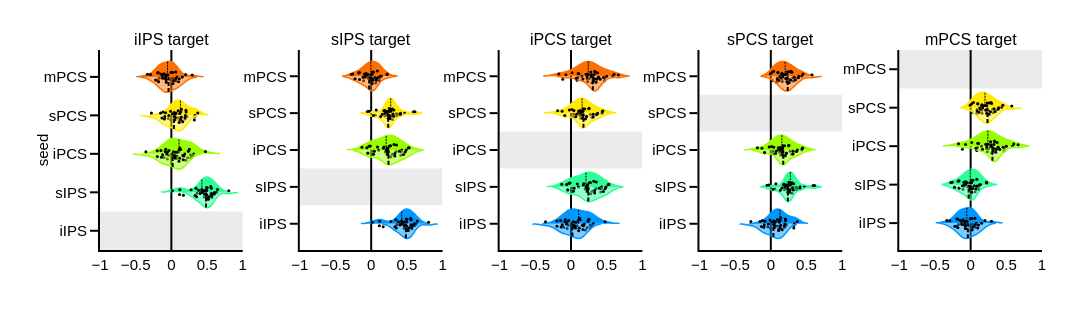

This figure's notebook cell:
### Code cell
fig = prf_contra_corr_violins_plot(cor_r_lh_df=cor_r_lh_df, cor_r_rh_df=cor_r_rh_df, figure_info=analysis_info)

fig_dir = '/Users/uriel/Library/CloudStorage/Dropbox/retinomaps/figures/material/resting_state/violins'
fig_fn = "{}/{}_violons.pdf".format(fig_dir, corr_type)
fig.write_image(fig_fn)
fig.show()

### Figure 1 — Plotly figure (JSON) as saved in the notebook; plotly's stock layout.template omitted (floating-point values rounded to 4 significant figures)
{"data": [{"fillcolor": "rgba(44,255,150,1)", "jitter": 0.5, "line": {"color": "rgb(44, 255, 150)"}, "marker": {"color": "black", "size": 3}, "meanline": {"color": "black", "visible": true, "width": 1}, "name": "sIPS", "orientation": "h", "pointpos": 0, "points": "all", "scalemode": "width", "showlegend": false, "side": "positive", "type": "violin", "x": [0.6053, 0.5522, 0.5053, 0.446, 0.4104, 0.4619, 0.1689, 0.4924, 0.1148, 0.6459, 0.5695, 0.3815, 0.3599, 0.4607, 0.5533, 0.0144, 0.5387, 0.1191, 0.4785, 0.6324, 0.4702], "xaxis": "x", "y": ["sIPS", "sIPS", "sIPS", "sIPS", "sIPS", "sIPS", "sIPS", "sIPS", "sIPS", "sIPS", "sIPS", "sIPS", "sIPS", "sIPS", "sIPS", "sIPS", "sIPS", "sIPS", "sIPS", "sIPS", "sIPS"], "yaxis": "y"}, {"fillcolor": "rgba(44,255,150,0.5)", "jitter": 0.5, "line": {"color": "rgb(44, 255, 150)"}, "marker": {"color": "black", "size": 3}, "meanline": {"color": "black", "visible": true, "width": 2}, "name": "sIPS", "orientation": "h", "pointpos": 0, "points": "all", "scalemode": "width", "showlegend": false, "side": "negative", "type": "violin", "x": [0.5676, 0.5932, 0.3322, 0.5623, 0.4677, 0.4354, 0.5609, 0.4404, 0.4031, 0.5283, 0.5201, 0.4964, 0.4254, 0.6054, 0.2761, 0.4942, 0.8044, 0.5032, 0.3524, 0.3446, 0.4953], "xaxis": "x", "y": ["sIPS", "sIPS", "sIPS", "sIPS", "sIPS", "sIPS", "sIPS", "sIPS", "sIPS", "sIPS", "sIPS", "sIPS", "sIPS", "sIPS", "sIPS", "sIPS", "sIPS", "sIPS", "sIPS", "sIPS", "sIPS"], "yaxis": "y"}, {"fillcolor": "rgba(151,255,0,1)", "jitter": 0.5, "line": {"color": "rgb(151, 255, 0)"}, "marker": {"color": "black", "size": 3}, "meanline": {"color": "black", "visible": true, "width": 1}, "name": "iPCS", "orientation": "h", "pointpos": 0, "points": "all", "scalemode": "width", "showlegend": false, "side": "positive", "type": "violin", "x": [0.1287, -0.0328, 0.3129, -0.1973, 0.2013, 0.0827, 0.2514, 0.0719, 0.2677, 0.0308, -0.0382, -0.055, 0.0085, 0.0455, 0.2276, 0.4776, -0.1018, 0.2944, 0.2743, -0.0787, 0.0773], "xaxis": "x", "y": ["iPCS", "iPCS", "iPCS", "iPCS", "iPCS", "iPCS", "iPCS", "iPCS", "iPCS", "iPCS", "iPCS", "iPCS", "iPCS", "iPCS", "iPCS", "iPCS", "iPCS", "iPCS", "iPCS", "iPCS", "iPCS"], "yaxis": "y"}, {"fillcolor": "rgba(151,255,0,0.5)", "jitter": 0.5, "line": {"color": "rgb(151, 255, 0)"}, "marker": {"color": "black", "size": 3}, "meanline": {"color": "black", "visible": true, "width": 2}, "name": "iPCS", "orientation": "h", "pointpos": 0, "points": "all", "scalemode": "width", "showlegend": false, "side": "negative", "type": "violin", "x": [-0.1468, -0.1966, 0.0323, 0.1066, 0.117, 0.2387, 0.1873, 0.0542, -0.123, 0.1597, -0.0864, 0.1754, -0.0564, -0.1388, 0.1074, 0.1669, -0.3569, 0.0505, -0.0655, 0.1193, 0.0524], "xaxis": "x", "y": ["iPCS", "iPCS", "iPCS", "iPCS", "iPCS", "iPCS", "iPCS", "iPCS", "iPCS", "iPCS", "iPCS", "iPCS", "iPCS", "iPCS", "iPCS", "iPCS", "iPCS", "iPCS", "iPCS", "iPCS", "iPCS"], "yaxis": "y"}, {"fillcolor": "rgba(255,234,0,1)", "jitter": 0.5, "line": {"color": "rgb(255, 234, 0)"}, "marker": {"color": "black", "size": 3}, "meanline": {"color": "black", "visible": true, "width": 1}, "name": "sPCS", "orientation": "h", "pointpos": 0, "points": "all", "scalemode": "width", "showlegend": false, "side": "positive", "type": "violin", "x": [-0.1517, -0.0431, 0.0891, 0.1311, 0.0402, 0.2182, 0.37, 0.1914, 0.3232, 0.0485, -0.0075, 0.1096, 0.151, 0.2046, -0.0104, 0.3314, 0.0423, 0.3219, 0.1231, 0.0648, 0.1164], "xaxis": "x", "y": ["sPCS", "sPCS", "sPCS", "sPCS", "sPCS", "sPCS", "sPCS", "sPCS", "sPCS", "sPCS", "sPCS", "sPCS", "sPCS", "sPCS", "sPCS", "sPCS", "sPCS", "sPCS", "sPCS", "sPCS", "sPCS"], "yaxis": "y"}, {"fillcolor": "rgba(255,234,0,0.5)", "jitter": 0.5, "line": {"color": "rgb(255, 234, 0)"}, "marker": {"color": "black", "size": 3}, "meanline": {"color": "black", "visible": true, "width": 2}, "name": "sPCS", "orientation": "h", "pointpos": 0, "points": "all", "scalemode": "width", "showlegend": false, "side": "negative", "type": "violin", "x": [0.2069, 0.0948, 0.1598, -0.0906, -0.0353, 0.1095, 0.0501, 0.1961, 0.0127, 0.1899, -0.1321, 0.0496, -0.0822, 0.0535, -0.0974, -0.1181, -0.2792, 0.1307, 0.1404, 0.1404, 0.0518], "xaxis": "x", "y": ["sPCS", "sPCS", "sPCS", "sPCS", "sPCS", "sPCS", "sPCS", "sPCS", "sPCS", "sPCS", "sPCS", "sPCS", "sPCS", "sPCS", "sPCS", "sPCS", "sPCS", "sPCS", "sPCS", "sPCS", "sPCS"], "yaxis": "y"}, {"fillcolor": "rgba(255,111,0,1)", "jitter": 0.5, "line": {"color": "rgb(255, 111, 0)"}, "marker": {"color": "black", "size": 3}, "meanline": {"color": "black", "visible": true, "width": 1}, "name": "mPCS", "orientation": "h", "pointpos": 0, "points": "all", "scalemode": "width", "showlegend": false, "side": "positive", "type": "violin", "x": [0.0709, 0.2926, -0.1298, 0.0119, -0.1833, -0.3348, 0.0198, -0.0274, -0.1974, 0.0027, -0.1715, 0.0004, 0.0634, -0.1472, -0.1189, -0.0849, 0.0784, -0.1791, 0.0239, -0.0708, -0.0491], "xaxis": "x", "y": ["mPCS", "mPCS", "mPCS", "mPCS", "mPCS", "mPCS", "mPCS", "mPCS", "mPCS", "mPCS", "mPCS", "mPCS", "mPCS", "mPCS", "mPCS", "mPCS", "mPCS", "mPCS", "mPCS", "mPCS", "mPCS"], "yaxis": "y"}, {"fillcolor": "rgba(255,111,0,0.5)", "jitter": 0.5, "line": {"color": "rgb(255, 111, 0)"}, "marker": {"color": "black", "size": 3}, "meanline": {"color": "black", "visible": true, "width": 2}, "name": "mPCS", "orientation": "h", "pointpos": 0, "points": "all", "scalemode": "width", "showlegend": false, "side": "negative", "type": "violin", "x": [0.0631, -0.0714, -0.1045, 0.0227, -0.0803, -0.1213, -0.0717, 0.1531, 0.2001, -0.1929, 0.1003, -0.0803, 0.0617, -0.2914, -0.0056, -0.1802, -0.2215, 0.0358, 0.1106, -0.0765, -0.0716], "xaxis": "x", "y": ["mPCS", "mPCS", "mPCS", "mPCS", "mPCS", "mPCS", "mPCS", "mPCS", "mPCS", "mPCS", "mPCS", "mPCS", "mPCS", "mPCS", "mPCS", "mPCS", "mPCS", "mPCS", "mPCS", "mPCS", "mPCS"], "yaxis": "y"}, {"fillcolor": "rgba(0,152,255,1)", "jitter": 0.5, "line": {"color": "rgb(0, 152, 255)"}, "marker": {"color": "black", "size": 3}, "meanline": {"color": "black", "visible": true, "width": 1}, "name": "iIPS", "orientation": "h", "pointpos": 0, "points": "all", "scalemode": "width", "showlegend": false, "side": "positive", "type": "violin", "x": [0.6053, 0.5522, 0.5053, 0.446, 0.4104, 0.4619, 0.1689, 0.4924, 0.1148, 0.6459, 0.5695, 0.3815, 0.3599, 0.4607, 0.5533, 0.0144, 0.5387, 0.1191, 0.4785, 0.6324, 0.4702], "xaxis": "x2", "y": ["iIPS", "iIPS", "iIPS", "iIPS", "iIPS", "iIPS", "iIPS", "iIPS", "iIPS", "iIPS", "iIPS", "iIPS", "iIPS", "iIPS", "iIPS", "iIPS", "iIPS", "iIPS", "iIPS", "iIPS", "iIPS"], "yaxis": "y2"}, {"fillcolor": "rgba(0,152,255,0.5)", "jitter": 0.5, "line": {"color": "rgb(0, 152, 255)"}, "marker": {"color": "black", "size": 3}, "meanline": {"color": "black", "visible": true, "width": 2}, "name": "iIPS", "orientation": "h", "pointpos": 0, "points": "all", "scalemode": "width", "showlegend": false, "side": "negative", "type": "violin", "x": [0.5676, 0.5932, 0.3322, 0.5623, 0.4677, 0.4354, 0.5609, 0.4404, 0.4031, 0.5283, 0.5201, 0.4964, 0.4254, 0.6054, 0.2761, 0.4942, 0.8044, 0.5032, 0.3524, 0.3446, 0.4953], "xaxis": "x2", "y": ["iIPS", "iIPS", "iIPS", "iIPS", "iIPS", "iIPS", "iIPS", "iIPS", "iIPS", "iIPS", "iIPS", "iIPS", "iIPS", "iIPS", "iIPS", "iIPS", "iIPS", "iIPS", "iIPS", "iIPS", "iIPS"], "yaxis": "y2"}, {"fillcolor": "rgba(151,255,0,1)", "jitter": 0.5, "line": {"color": "rgb(151, 255, 0)"}, "marker": {"color": "black", "size": 3}, "meanline": {"color": "black", "visible": true, "width": 1}, "name": "iPCS", "orientation": "h", "pointpos": 0, "points": "all", "scalemode": "width", "showlegend": false, "side": "positive", "type": "violin", "x": [0.0885, 0.2228, -0.0473, 0.4155, 0.1713, 0.2446, 0.0243, 0.3198, 0.4285, 0.2753, 0.5223, 0.2727, 0.0118, 0.104, -0.1295, 0.1974, 0.2969, 0.3481, -0.0124, 0.4233, 0.2337], "xaxis": "x2", "y": ["iPCS", "iPCS", "iPCS", "iPCS", "iPCS", "iPCS", "iPCS", "iPCS", "iPCS", "iPCS", "iPCS", "iPCS", "iPCS", "iPCS", "iPCS", "iPCS", "iPCS", "iPCS", "iPCS", "iPCS", "iPCS"], "yaxis": "y2"}, {"fillcolor": "rgba(151,255,0,0.5)", "jitter": 0.5, "line": {"color": "rgb(151, 255, 0)"}, "marker": {"color": "black", "size": 3}, "meanline": {"color": "black", "visible": true, "width": 2}, "name": "iPCS", "orientation": "h", "pointpos": 0, "points": "all", "scalemode": "width", "showlegend": false, "side": "negative", "type": "violin", "x": [0.2305, 0.3939, -0.0298, 0.2124, 0.2265, 0.0455, -0.0604, 0.3324, 0.2566, 0.2308, 0.179, -0.0462, 0.0337, 0.3315, 0.4537, 0.4908, 0.5314, 0.3544, 0.2259, 0.4765, 0.2306], "xaxis": "x2", "y": ["iPCS", "iPCS", "iPCS", "iPCS", "iPCS", "iPCS", "iPCS", "iPCS", "iPCS", "iPCS", "iPCS", "iPCS", "iPCS", "iPCS", "iPCS", "iPCS", "iPCS", "iPCS", "iPCS", "iPCS", "iPCS"], "yaxis": "y2"}, {"fillcolor": "rgba(255,234,0,1)", "jitter": 0.5, "line": {"color": "rgb(255, 234, 0)"}, "marker": {"color": "black", "size": 3}, "meanline": {"color": "black", "visible": true, "width": 1}, "name": "sPCS", "orientation": "h", "pointpos": 0, "points": "all", "scalemode": "width", "showlegend": false, "side": "positive", "type": "violin", "x": [0.3502, 0.2497, 0.1897, 0.469, 0.3617, 0.2149, 0.258, 0.0583, 0.2254, 0.2588, -0.0517, 0.2192, 0.3681, 0.3186, 0.2988, 0.613, 0.1914, 0.2878, 0.2967, 0.2974, 0.2734], "xaxis": "x2", "y": ["sPCS", "sPCS", "sPCS", "sPCS", "sPCS", "sPCS", "sPCS", "sPCS", "sPCS", "sPCS", "sPCS", "sPCS", "sPCS", "sPCS", "sPCS", "sPCS", "sPCS", "sPCS", "sPCS", "sPCS", "sPCS"], "yaxis": "y2"}, {"fillcolor": "rgba(255,234,0,0.5)", "jitter": 0.5, "line": {"color": "rgb(255, 234, 0)"}, "marker": {"color": "black", "size": 3}, "meanline": {"color": "black", "visible": true, "width": 2}, "name": "sPCS", "orientation": "h", "pointpos": 0, "points": "all", "scalemode": "width", "showlegend": false, "side": "negative", "type": "violin", "x": [0.071, 0.3054, 0.2635, 0.2853, 0.3158, 0.1329, 0.4105, -0.0276, 0.0321, 0.2534, 0.2648, 0.2343, 0.5927, 0.194, 0.1775, 0.1558, 0.4068, 0.239, 0.2465, 0.2159, 0.2428], "xaxis": "x2", "y": ["sPCS", "sPCS", "sPCS", "sPCS", "sPCS", "sPCS", "sPCS", "sPCS", "sPCS", "sPCS", "sPCS", "sPCS", "sPCS", "sPCS", "sPCS", "sPCS", "sPCS", "sPCS", "sPCS", "sPCS", "sPCS"], "yaxis": "y2"}, {"fillcolor": "rgba(255,111,0,1)", "jitter": 0.5, "line": {"color": "rgb(255, 111, 0)"}, "marker": {"color": "black", "size": 3}, "meanline": {"color": "black", "visible": true, "width": 1}, "name": "mPCS", "orientation": "h", "pointpos": 0, "points": "all", "scalemode": "width", "showlegend": false, "side": "positive", "type": "violin", "x": [-0.0404, -0.2589, 0.1436, 0.063, -0.2279, 0.098, -0.0701, 0.0169, -0.1632, -0.066, 0.1157, -0.1065, 0.0067, 0.0177, 0.0865, -0.0873, 0.1149, 0.2237, 0.0744, -0.0464, 0.0118], "xaxis": "x2", "y": ["mPCS", "mPCS", "mPCS", "mPCS", "mPCS", "mPCS", "mPCS", "mPCS", "mPCS", "mPCS", "mPCS", "mPCS", "mPCS", "mPCS", "mPCS", "mPCS", "mPCS", "mPCS", "mPCS", "mPCS", "mPCS"], "yaxis": "y2"}, {"fillcolor": "rgba(255,111,0,0.5)", "jitter": 0.5, "line": {"color": "rgb(255, 111, 0)"}, "marker": {"color": "black", "size": 3}, "meanline": {"color": "black", "visible": true, "width": 2}, "name": "mPCS", "orientation": "h", "pointpos": 0, "points": "all", "scalemode": "width", "showlegend": false, "side": "negative", "type": "violin", "x": [-0.175, -0.0099, 0.1244, 0.0509, -0.2259, 0.0153, 0.0735, -0.0072, -0.277, -0.0008, -0.0883, 0.03, -0.0785, 0.086, -0.0942, 0.0145, 0.2227, 0.0333, -0.1151, -0.163, -0.004], "xaxis": "x2", "y": ["mPCS", "mPCS", "mPCS", "mPCS", "mPCS", "mPCS", "mPCS", "mPCS", "mPCS", "mPCS", "mPCS", "mPCS", "mPCS", "mPCS", "mPCS", "mPCS", "mPCS", "mPCS", "mPCS", "mPCS", "mPCS"], "yaxis": "y2"}, {"fillcolor": "rgba(0,152,255,1)", "jitter": 0.5, "line": {"color": "rgb(0, 152, 255)"}, "marker": {"color": "black", "size": 3}, "meanline": {"color": "black", "visible": true, "width": 1}, "name": "iIPS", "orientation": "h", "pointpos": 0, "points": "all", "scalemode": "width", "showlegend": false, "side": "positive", "type": "violin", "x": [0.1287, -0.0328, 0.3129, -0.1973, 0.2013, 0.0827, 0.2514, 0.0719, 0.2677, 0.0308, -0.0382, -0.055, 0.0085, 0.0455, 0.2276, 0.4776, -0.1018, 0.2944, 0.2743, -0.0787, 0.0773], "xaxis": "x3", "y": ["iIPS", "iIPS", "iIPS", "iIPS", "iIPS", "iIPS", "iIPS", "iIPS", "iIPS", "iIPS", "iIPS", "iIPS", "iIPS", "iIPS", "iIPS", "iIPS", "iIPS", "iIPS", "iIPS", "iIPS", "iIPS"], "yaxis": "y3"}, {"fillcolor": "rgba(0,152,255,0.5)", "jitter": 0.5, "line": {"color": "rgb(0, 152, 255)"}, "marker": {"color": "black", "size": 3}, "meanline": {"color": "black", "visible": true, "width": 2}, "name": "iIPS", "orientation": "h", "pointpos": 0, "points": "all", "scalemode": "width", "showlegend": false, "side": "negative", "type": "violin", "x": [-0.1468, -0.1966, 0.0323, 0.1066, 0.117, 0.2387, 0.1873, 0.0542, -0.123, 0.1597, -0.0864, 0.1754, -0.0564, -0.1388, 0.1074, 0.1669, -0.3569, 0.0505, -0.0655, 0.1193, 0.0524], "xaxis": "x3", "y": ["iIPS", "iIPS", "iIPS", "iIPS", "iIPS", "iIPS", "iIPS", "iIPS", "iIPS", "iIPS", "iIPS", "iIPS", "iIPS", "iIPS", "iIPS", "iIPS", "iIPS", "iIPS", "iIPS", "iIPS", "iIPS"], "yaxis": "y3"}, {"fillcolor": "rgba(44,255,150,1)", "jitter": 0.5, "line": {"color": "rgb(44, 255, 150)"}, "marker": {"color": "black", "size": 3}, "meanline": {"color": "black", "visible": true, "width": 1}, "name": "sIPS", "orientation": "h", "pointpos": 0, "points": "all", "scalemode": "width", "showlegend": false, "side": "positive", "type": "violin", "x": [0.0885, 0.2228, -0.0473, 0.4155, 0.1713, 0.2446, 0.0243, 0.3198, 0.4285, 0.2753, 0.5223, 0.2727, 0.0118, 0.104, -0.1295, 0.1974, 0.2969, 0.3481, -0.0124, 0.4233, 0.2337], "xaxis": "x3", "y": ["sIPS", "sIPS", "sIPS", "sIPS", "sIPS", "sIPS", "sIPS", "sIPS", "sIPS", "sIPS", "sIPS", "sIPS", "sIPS", "sIPS", "sIPS", "sIPS", "sIPS", "sIPS", "sIPS", "sIPS", "sIPS"], "yaxis": "y3"}, {"fillcolor": "rgba(44,255,150,0.5)", "jitter": 0.5, "line": {"color": "rgb(44, 255, 150)"}, "marker": {"color": "black", "size": 3}, "meanline": {"color": "black", "visible": true, "width": 2}, "name": "sIPS", "orientation": "h", "pointpos": 0, "points": "all", "scalemode": "width", "showlegend": false, "side": "negative", "type": "violin", "x": [0.2305, 0.3939, -0.0298, 0.2124, 0.2265, 0.0455, -0.0604, 0.3324, 0.2566, 0.2308, 0.179, -0.0462, 0.0337, 0.3315, 0.4537, 0.4908, 0.5314, 0.3544, 0.2259, 0.4765, 0.2306], "xaxis": "x3", "y": ["sIPS", "sIPS", "sIPS", "sIPS", "sIPS", "sIPS", "sIPS", "sIPS", "sIPS", "sIPS", "sIPS", "sIPS", "sIPS", "sIPS", "sIPS", "sIPS", "sIPS", "sIPS", "sIPS", "sIPS", "sIPS"], "yaxis": "y3"}, {"fillcolor": "rgba(255,234,0,1)", "jitter": 0.5, "line": {"color": "rgb(255, 234, 0)"}, "marker": {"color": "black", "size": 3}, "meanline": {"color": "black", "visible": true, "width": 1}, "name": "sPCS", "orientation": "h", "pointpos": 0, "points": "all", "scalemode": "width", "showlegend": false, "side": "positive", "type": "violin", "x": [0.3484, 0.0415, 0.0123, 0.2693, 0.1231, 0.1636, 0.0334, 0.1063, 0.1046, 0.0353, 0.4355, 0.252, 0.4466, 0.2159, 0.2929, -0.1871, -0.0865, 0.1714, 0.1379, 0.1927, 0.1508], "xaxis": "x3", "y": ["sPCS", "sPCS", "sPCS", "sPCS", "sPCS", "sPCS", "sPCS", "sPCS", "sPCS", "sPCS", "sPCS", "sPCS", "sPCS", "sPCS", "sPCS", "sPCS", "sPCS", "sPCS", "sPCS", "sPCS", "sPCS"], "yaxis": "y3"}, {"fillcolor": "rgba(255,234,0,0.5)", "jitter": 0.5, "line": {"color": "rgb(255, 234, 0)"}, "marker": {"color": "black", "size": 3}, "meanline": {"color": "black", "visible": true, "width": 2}, "name": "sPCS", "orientation": "h", "pointpos": 0, "points": "all", "scalemode": "width", "showlegend": false, "side": "negative", "type": "violin", "x": [0.2034, 0.1676, 0.0787, 0.0664, 0.1626, 0.2193, 0.2512, 0.1345, 0.4408, -0.0879, 0.311, 0.3723, 0.3099, -0.0231, 0.3613, 0.1301, -0.1241, 0.1635, 0.1919, 0.1641, 0.1659], "xaxis": "x3", "y": ["sPCS", "sPCS", "sPCS", "sPCS", "sPCS", "sPCS", "sPCS", "sPCS", "sPCS", "sPCS", "sPCS", "sPCS", "sPCS", "sPCS", "sPCS", "sPCS", "sPCS", "sPCS", "sPCS", "sPCS", "sPCS"], "yaxis": "y3"}, {"fillcolor": "rgba(255,111,0,1)", "jitter": 0.5, "line": {"color": "rgb(255, 111, 0)"}, "marker": {"color": "black", "size": 3}, "meanline": {"color": "black", "visible": true, "width": 1}, "name": "mPCS", "orientation": "h", "pointpos": 0, "points": "all", "scalemode": "width", "showlegend": false, "side": "positive", "type": "violin", "x": [0.224, 0.5863, 0.4681, -0.1698, 0.1522, 0.2939, 0.3087, 0.2347, 0.6038, 0.4717, 0.0149, 0.2546, 0.2794, 0.3339, 0.2114, 0.086, 0.1005, -0.1157, 0.0974, 0.393, 0.2447], "xaxis": "x3", "y": ["mPCS", "mPCS", "mPCS", "mPCS", "mPCS", "mPCS", "mPCS", "mPCS", "mPCS", "mPCS", "mPCS", "mPCS", "mPCS", "mPCS", "mPCS", "mPCS", "mPCS", "mPCS", "mPCS", "mPCS", "mPCS"], "yaxis": "y3"}, {"fillcolor": "rgba(255,111,0,0.5)", "jitter": 0.5, "line": {"color": "rgb(255, 111, 0)"}, "marker": {"color": "black", "size": 3}, "meanline": {"color": "black", "visible": true, "width": 2}, "name": "mPCS", "orientation": "h", "pointpos": 0, "points": "all", "scalemode": "width", "showlegend": false, "side": "negative", "type": "violin", "x": [0.3613, 0.3395, 0.2857, -0.0714, 0.2333, 0.3151, 0.4542, 0.1668, 0.4087, 0.3829, 0.2842, 0.3099, 0.6652, 0.3706, 0.1109, 0.2246, 0.0745, 0.3338, 0.5002, 0.3511, 0.3245], "xaxis": "x3", "y": ["mPCS", "mPCS", "mPCS", "mPCS", "mPCS", "mPCS", "mPCS", "mPCS", "mPCS", "mPCS", "mPCS", "mPCS", "mPCS", "mPCS", "mPCS", "mPCS", "mPCS", "mPCS", "mPCS", "mPCS", "mPCS"], "yaxis": "y3"}, {"fillcolor": "rgba(0,152,255,1)", "jitter": 0.5, "line": {"color": "rgb(0, 152, 255)"}, "marker": {"color": "black", "size": 3}, "meanline": {"color": "black", "visible": true, "width": 1}, "name": "iIPS", "orientation": "h", "pointpos": 0, "points": "all", "scalemode": "width", "showlegend": false, "side": "positive", "type": "violin", "x": [-0.1517, -0.0431, 0.0891, 0.1311, 0.0402, 0.2182, 0.37, 0.1914, 0.3232, 0.0485, -0.0075, 0.1096, 0.151, 0.2046, -0.0104, 0.3314, 0.0423, 0.3219, 0.1231, 0.0648, 0.1164], "xaxis": "x4", "y": ["iIPS", "iIPS", "iIPS", "iIPS", "iIPS", "iIPS", "iIPS", "iIPS", "iIPS", "iIPS", "iIPS", "iIPS", "iIPS", "iIPS", "iIPS", "iIPS", "iIPS", "iIPS", "iIPS", "iIPS", "iIPS"], "yaxis": "y4"}, {"fillcolor": "rgba(0,152,255,0.5)", "jitter": 0.5, "line": {"color": "rgb(0, 152, 255)"}, "marker": {"color": "black", "size": 3}, "meanline": {"color": "black", "visible": true, "width": 2}, "name": "iIPS", "orientation": "h", "pointpos": 0, "points": "all", "scalemode": "width", "showlegend": false, "side": "negative", "type": "violin", "x": [0.2069, 0.0948, 0.1598, -0.0906, -0.0353, 0.1095, 0.0501, 0.1961, 0.0127, 0.1899, -0.1321, 0.0496, -0.0822, 0.0535, -0.0974, -0.1181, -0.2792, 0.1307, 0.1404, 0.1404, 0.0518], "xaxis": "x4", "y": ["iIPS", "iIPS", "iIPS", "iIPS", "iIPS", "iIPS", "iIPS", "iIPS", "iIPS", "iIPS", "iIPS", "iIPS", "iIPS", "iIPS", "iIPS", "iIPS", "iIPS", "iIPS", "iIPS", "iIPS", "iIPS"], "yaxis": "y4"}, {"fillcolor": "rgba(44,255,150,1)", "jitter": 0.5, "line": {"color": "rgb(44, 255, 150)"}, "marker": {"color": "black", "size": 3}, "meanline": {"color": "black", "visible": true, "width": 1}, "name": "sIPS", "orientation": "h", "pointpos": 0, "points": "all", "scalemode": "width", "showlegend": false, "side": "positive", "type": "violin", "x": [0.3502, 0.2497, 0.1897, 0.469, 0.3617, 0.2149, 0.258, 0.0583, 0.2254, 0.2588, -0.0517, 0.2192, 0.3681, 0.3186, 0.2988, 0.613, 0.1914, 0.2878, 0.2967, 0.2974, 0.2734], "xaxis": "x4", "y": ["sIPS", "sIPS", "sIPS", "sIPS", "sIPS", "sIPS", "sIPS", "sIPS", "sIPS", "sIPS", "sIPS", "sIPS", "sIPS", "sIPS", "sIPS", "sIPS", "sIPS", "sIPS", "sIPS", "sIPS", "sIPS"], "yaxis": "y4"}, {"fillcolor": "rgba(44,255,150,0.5)", "jitter": 0.5, "line": {"color": "rgb(44, 255, 150)"}, "marker": {"color": "black", "size": 3}, "meanline": {"color": "black", "visible": true, "width": 2}, "name": "sIPS", "orientation": "h", "pointpos": 0, "points": "all", "scalemode": "width", "showlegend": false, "side": "negative", "type": "violin", "x": [0.071, 0.3054, 0.2635, 0.2853, 0.3158, 0.1329, 0.4105, -0.0276, 0.0321, 0.2534, 0.2648, 0.2343, 0.5927, 0.194, 0.1775, 0.1558, 0.4068, 0.239, 0.2465, 0.2159, 0.2428], "xaxis": "x4", "y": ["sIPS", "sIPS", "sIPS", "sIPS", "sIPS", "sIPS", "sIPS", "sIPS", "sIPS", "sIPS", "sIPS", "sIPS", "sIPS", "sIPS", "sIPS", "sIPS", "sIPS", "sIPS", "sIPS", "sIPS", "sIPS"], "yaxis": "y4"}, {"fillcolor": "rgba(151,255,0,1)", "jitter": 0.5, "line": {"color": "rgb(151, 255, 0)"}, "marker": {"color": "black", "size": 3}, "meanline": {"color": "black", "visible": true, "width": 1}, "name": "iPCS", "orientation": "h", "pointpos": 0, "points": "all", "scalemode": "width", "showlegend": false, "side": "positive", "type": "violin", "x": [0.3484, 0.0415, 0.0123, 0.2693, 0.1231, 0.1636, 0.0334, 0.1063, 0.1046, 0.0353, 0.4355, 0.252, 0.4466, 0.2159, 0.2929, -0.1871, -0.0865, 0.1714, 0.1379, 0.1927, 0.1508], "xaxis": "x4", "y": ["iPCS", "iPCS", "iPCS", "iPCS", "iPCS", "iPCS", "iPCS", "iPCS", "iPCS", "iPCS", "iPCS", "iPCS", "iPCS", "iPCS", "iPCS", "iPCS", "iPCS", "iPCS", "iPCS", "iPCS", "iPCS"], "yaxis": "y4"}, {"fillcolor": "rgba(151,255,0,0.5)", "jitter": 0.5, "line": {"color": "rgb(151, 255, 0)"}, "marker": {"color": "black", "size": 3}, "meanline": {"color": "black", "visible": true, "width": 2}, "name": "iPCS", "orientation": "h", "pointpos": 0, "points": "all", "scalemode": "width", "showlegend": false, "side": "negative", "type": "violin", "x": [0.2034, 0.1676, 0.0787, 0.0664, 0.1626, 0.2193, 0.2512, 0.1345, 0.4408, -0.0879, 0.311, 0.3723, 0.3099, -0.0231, 0.3613, 0.1301, -0.1241, 0.1635, 0.1919, 0.1641, 0.1659], "xaxis": "x4", "y": ["iPCS", "iPCS", "iPCS", "iPCS", "iPCS", "iPCS", "iPCS", "iPCS", "iPCS", "iPCS", "iPCS", "iPCS", "iPCS", "iPCS", "iPCS", "iPCS", "iPCS", "iPCS", "iPCS", "iPCS", "iPCS"], "yaxis": "y4"}, {"fillcolor": "rgba(255,111,0,1)", "jitter": 0.5, "line": {"color": "rgb(255, 111, 0)"}, "marker": {"color": "black", "size": 3}, "meanline": {"color": "black", "visible": true, "width": 1}, "name": "mPCS", "orientation": "h", "pointpos": 0, "points": "all", "scalemode": "width", "showlegend": false, "side": "positive", "type": "violin", "x": [0.1253, 0.1537, 0.0222, 0.2072, 0.374, 0.4505, 0.2857, 0.2331, 0.039, 0.1607, 0.4343, 0.3093, 0.0779, 0.2341, 0.257, 0.1547, 0.3151, 0.0148, 0.0909, 0.0986, 0.1841], "xaxis": "x4", "y": ["mPCS", "mPCS", "mPCS", "mPCS", "mPCS", "mPCS", "mPCS", "mPCS", "mPCS", "mPCS", "mPCS", "mPCS", "mPCS", "mPCS", "mPCS", "mPCS", "mPCS", "mPCS", "mPCS", "mPCS", "mPCS"], "yaxis": "y4"}, {"fillcolor": "rgba(255,111,0,0.5)", "jitter": 0.5, "line": {"color": "rgb(255, 111, 0)"}, "marker": {"color": "black", "size": 3}, "meanline": {"color": "black", "visible": true, "width": 2}, "name": "mPCS", "orientation": "h", "pointpos": 0, "points": "all", "scalemode": "width", "showlegend": false, "side": "negative", "type": "violin", "x": [0.3915, 0.2944, 0.2059, 0.2783, 0.3888, 0.3436, 0.1147, -0.0068, 0.1574, 0.3289, 0.2586, 0.2256, 0.0911, 0.576, 0.2554, 0.2249, 0.1678, 0.1342, 0.1007, 0.2131, 0.2252], "xaxis": "x4", "y": ["mPCS", "mPCS", "mPCS", "mPCS", "mPCS", "mPCS", "mPCS", "mPCS", "mPCS", "mPCS", "mPCS", "mPCS", "mPCS", "mPCS", "mPCS", "mPCS", "mPCS", "mPCS", "mPCS", "mPCS", "mPCS"], "yaxis": "y4"}, {"fillcolor": "rgba(0,152,255,1)", "jitter": 0.5, "line": {"color": "rgb(0, 152, 255)"}, "marker": {"color": "black", "size": 3}, "meanline": {"color": "black", "visible": true, "width": 1}, "name": "iIPS", "orientation": "h", "pointpos": 0, "points": "all", "scalemode": "width", "showlegend": false, "side": "positive", "type": "violin", "x": [0.0709, 0.2926, -0.1298, 0.0119, -0.1833, -0.3348, 0.0198, -0.0274, -0.1974, 0.0027, -0.1715, 0.0004, 0.0634, -0.1472, -0.1189, -0.0849, 0.0784, -0.1791, 0.0239, -0.0708, -0.0491], "xaxis": "x5", "y": ["iIPS", "iIPS", "iIPS", "iIPS", "iIPS", "iIPS", "iIPS", "iIPS", "iIPS", "iIPS", "iIPS", "iIPS", "iIPS", "iIPS", "iIPS", "iIPS", "iIPS", "iIPS", "iIPS", "iIPS", "iIPS"], "yaxis": "y5"}, {"fillcolor": "rgba(0,152,255,0.5)", "jitter": 0.5, "line": {"color": "rgb(0, 152, 255)"}, "marker": {"color": "black", "size": 3}, "meanline": {"color": "black", "visible": true, "width": 2}, "name": "iIPS", "orientation": "h", "pointpos": 0, "points": "all", "scalemode": "width", "showlegend": false, "side": "negative", "type": "violin", "x": [0.0631, -0.0714, -0.1045, 0.0227, -0.0803, -0.1213, -0.0717, 0.1531, 0.2001, -0.1929, 0.1003, -0.0803, 0.0617, -0.2914, -0.0056, -0.1802, -0.2215, 0.0358, 0.1106, -0.0765, -0.0716], "xaxis": "x5", "y": ["iIPS", "iIPS", "iIPS", "iIPS", "iIPS", "iIPS", "iIPS", "iIPS", "iIPS", "iIPS", "iIPS", "iIPS", "iIPS", "iIPS", "iIPS", "iIPS", "iIPS", "iIPS", "iIPS", "iIPS", "iIPS"], "yaxis": "y5"}, {"fillcolor": "rgba(44,255,150,1)", "jitter": 0.5, "line": {"color": "rgb(44, 255, 150)"}, "marker": {"color": "black", "size": 3}, "meanline": {"color": "black", "visible": true, "width": 1}, "name": "sIPS", "orientation": "h", "pointpos": 0, "points": "all", "scalemode": "width", "showlegend": false, "side": "positive", "type": "violin", "x": [-0.0404, -0.2589, 0.1436, 0.063, -0.2279, 0.098, -0.0701, 0.0169, -0.1632, -0.066, 0.1157, -0.1065, 0.0067, 0.0177, 0.0865, -0.0873, 0.1149, 0.2237, 0.0744, -0.0464, 0.0118], "xaxis": "x5", "y": ["sIPS", "sIPS", "sIPS", "sIPS", "sIPS", "sIPS", "sIPS", "sIPS", "sIPS", "sIPS", "sIPS", "sIPS", "sIPS", "sIPS", "sIPS", "sIPS", "sIPS", "sIPS", "sIPS", "sIPS", "sIPS"], "yaxis": "y5"}, {"fillcolor": "rgba(44,255,150,0.5)", "jitter": 0.5, "line": {"color": "rgb(44, 255, 150)"}, "marker": {"color": "black", "size": 3}, "meanline": {"color": "black", "visible": true, "width": 2}, "name": "sIPS", "orientation": "h", "pointpos": 0, "points": "all", "scalemode": "width", "showlegend": false, "side": "negative", "type": "violin", "x": [-0.175, -0.0099, 0.1244, 0.0509, -0.2259, 0.0153, 0.0735, -0.0072, -0.277, -0.0008, -0.0883, 0.03, -0.0785, 0.086, -0.0942, 0.0145, 0.2227, 0.0333, -0.1151, -0.163, -0.004], "xaxis": "x5", "y": ["sIPS", "sIPS", "sIPS", "sIPS", "sIPS", "sIPS", "sIPS", "sIPS", "sIPS", "sIPS", "sIPS", "sIPS", "sIPS", "sIPS", "sIPS", "sIPS", "sIPS", "sIPS", "sIPS", "sIPS", "sIPS"], "yaxis": "y5"}, {"fillcolor": "rgba(151,255,0,1)", "jitter": 0.5, "line": {"color": "rgb(151, 255, 0)"}, "marker": {"color": "black", "size": 3}, "meanline": {"color": "black", "visible": true, "width": 1}, "name": "iPCS", "orientation": "h", "pointpos": 0, "points": "all", "scalemode": "width", "showlegend": false, "side": "positive", "type": "violin", "x": [0.224, 0.5863, 0.4681, -0.1698, 0.1522, 0.2939, 0.3087, 0.2347, 0.6038, 0.4717, 0.0149, 0.2546, 0.2794, 0.3339, 0.2114, 0.086, 0.1005, -0.1157, 0.0974, 0.393, 0.2447], "xaxis": "x5", "y": ["iPCS", "iPCS", "iPCS", "iPCS", "iPCS", "iPCS", "iPCS", "iPCS", "iPCS", "iPCS", "iPCS", "iPCS", "iPCS", "iPCS", "iPCS", "iPCS", "iPCS", "iPCS", "iPCS", "iPCS", "iPCS"], "yaxis": "y5"}, {"fillcolor": "rgba(151,255,0,0.5)", "jitter": 0.5, "line": {"color": "rgb(151, 255, 0)"}, "marker": {"color": "black", "size": 3}, "meanline": {"color": "black", "visible": true, "width": 2}, "name": "iPCS", "orientation": "h", "pointpos": 0, "points": "all", "scalemode": "width", "showlegend": false, "side": "negative", "type": "violin", "x": [0.3613, 0.3395, 0.2857, -0.0714, 0.2333, 0.3151, 0.4542, 0.1668, 0.4087, 0.3829, 0.2842, 0.3099, 0.6652, 0.3706, 0.1109, 0.2246, 0.0745, 0.3338, 0.5002, 0.3511, 0.3245], "xaxis": "x5", "y": ["iPCS", "iPCS", "iPCS", "iPCS", "iPCS", "iPCS", "iPCS", "iPCS", "iPCS", "iPCS", "iPCS", "iPCS", "iPCS", "iPCS", "iPCS", "iPCS", "iPCS", "iPCS", "iPCS", "iPCS", "iPCS"], "yaxis": "y5"}, {"fillcolor": "rgba(255,234,0,1)", "jitter": 0.5, "line": {"color": "rgb(255, 234, 0)"}, "marker": {"color": "black", "size": 3}, "meanline": {"color": "black", "visible": true, "width": 1}, "name": "sPCS", "orientation": "h", "pointpos": 0, "points": "all", "scalemode": "width", "showlegend": false, "side": "positive", "type": "violin", "x": [0.1253, 0.1537, 0.0222, 0.2072, 0.374, 0.4505, 0.2857, 0.2331, 0.039, 0.1607, 0.4343, 0.3093, 0.0779, 0.2341, 0.257, 0.1547, 0.3151, 0.0148, 0.0909, 0.0986, 0.1841], "xaxis": "x5", "y": ["sPCS", "sPCS", "sPCS", "sPCS", "sPCS", "sPCS", "sPCS", "sPCS", "sPCS", "sPCS", "sPCS", "sPCS", "sPCS", "sPCS", "sPCS", "sPCS", "sPCS", "sPCS", "sPCS", "sPCS", "sPCS"], "yaxis": "y5"}, {"fillcolor": "rgba(255,234,0,0.5)", "jitter": 0.5, "line": {"color": "rgb(255, 234, 0)"}, "marker": {"color": "black", "size": 3}, "meanline": {"color": "black", "visible": true, "width": 2}, "name": "sPCS", "orientation": "h", "pointpos": 0, "points": "all", "scalemode": "width", "showlegend": false, "side": "negative", "type": "violin", "x": [0.3915, 0.2944, 0.2059, 0.2783, 0.3888, 0.3436, 0.1147, -0.0068, 0.1574, 0.3289, 0.2586, 0.2256, 0.0911, 0.576, 0.2554, 0.2249, 0.1678, 0.1342, 0.1007, 0.2131, 0.2252], "xaxis": "x5", "y": ["sPCS", "sPCS", "sPCS", "sPCS", "sPCS", "sPCS", "sPCS", "sPCS", "sPCS", "sPCS", "sPCS", "sPCS", "sPCS", "sPCS", "sPCS", "sPCS", "sPCS", "sPCS", "sPCS", "sPCS", "sPCS"], "yaxis": "y5"}], "layout": {"annotations": [{"font": {"size": 16}, "showarrow": false, "text": "iIPS target", "x": 0.07576, "xanchor": "center", "xref": "paper", "y": 1, "yanchor": "bottom", "yref": "paper"}, {"font": {"size": 16}, "showarrow": false, "text": "sIPS target", "x": 0.2879, "xanchor": "center", "xref": "paper", "y": 1, "yanchor": "bottom", "yref": "paper"}, {"font": {"size": 16}, "showarrow": false, "text": "iPCS target", "x": 0.5, "xanchor": "center", "xref": "paper", "y": 1, "yanchor": "bottom", "yref": "paper"}, {"font": {"size": 16}, "showarrow": false, "text": "sPCS target", "x": 0.7121, "xanchor": "center", "xref": "paper", "y": 1, "yanchor": "bottom", "yref": "paper"}, {"font": {"size": 16}, "showarrow": false, "text": "mPCS target", "x": 0.9242, "xanchor": "center", "xref": "paper", "y": 1, "yanchor": "bottom", "yref": "paper"}], "height": 325, "legend": {"font": {"family": "Arial", "size": 15}, "itemwidth": 30, "orientation": "h", "traceorder": "normal", "xanchor": "left", "y": 1.1, "yanchor": "top"}, "margin": {"b": 75, "l": 100, "r": 50, "t": 50}, "shapes": [{"fillcolor": "rgba(0, 0, 0, 0.08)", "layer": "below", "line": {"width": 0}, "type": "rect", "x0": -1, "x1": 1, "xref": "x", "y0": -0.5, "y1": 0.5, "yref": "y"}, {"fillcolor": "rgba(0, 0, 0, 0.08)", "layer": "below", "line": {"width": 0}, "type": "rect", "x0": -1, "x1": 1, "xref": "x2", "y0": 0.5, "y1": 1.5, "yref": "y2"}, {"fillcolor": "rgba(0, 0, 0, 0.08)", "layer": "below", "line": {"width": 0}, "type": "rect", "x0": -1, "x1": 1, "xref": "x3", "y0": 1.5, "y1": 2.5, "yref": "y3"}, {"fillcolor": "rgba(0, 0, 0, 0.08)", "layer": "below", "line": {"width": 0}, "type": "rect", "x0": -1, "x1": 1, "xref": "x4", "y0": 2.5, "y1": 3.5, "yref": "y4"}, {"fillcolor": "rgba(0, 0, 0, 0.08)", "layer": "below", "line": {"width": 0}, "type": "rect", "x0": -1, "x1": 1, "xref": "x5", "y0": 3.5, "y1": 4.5, "yref": "y5"}], "showlegend": false, "width": 1800, "xaxis": {"anchor": "y", "domain": [0, 0.1515], "range": [-1, 1], "showline": true, "ticklen": 0, "type": "linear", "zeroline": true, "zerolinecolor": "rgba(0, 0, 0, 1)"}, "xaxis2": {"anchor": "y2", "domain": [0.2121, 0.3636], "range": [-1, 1], "showline": true, "ticklen": 0, "type": "linear", "zeroline": true, "zerolinecolor": "rgba(0, 0, 0, 1)"}, "xaxis3": {"anchor": "y3", "domain": [0.4242, 0.5758], "range": [-1, 1], "showline": true, "ticklen": 0, "type": "linear", "zeroline": true, "zerolinecolor": "rgba(0, 0, 0, 1)"}, "xaxis4": {"anchor": "y4", "domain": [0.6364, 0.7879], "range": [-1, 1], "showline": true, "ticklen": 0, "type": "linear", "zeroline": true, "zerolinecolor": "rgba(0, 0, 0, 1)"}, "xaxis5": {"anchor": "y5", "domain": [0.8485, 1], "range": [-1, 1], "showline": true, "ticklen": 0, "type": "linear", "zeroline": true, "zerolinecolor": "rgba(0, 0, 0, 1)"}, "yaxis": {"anchor": "x", "autorange": true, "categoryarray": ["iIPS", "sIPS", "iPCS", "sPCS", "mPCS"], "categoryorder": "array", "domain": [0, 1], "range": [-0.5, 4.699], "showline": true, "title": {"text": "seed"}, "type": "category"}, "yaxis2": {"anchor": "x2", "autorange": true, "categoryarray": ["iIPS", "sIPS", "iPCS", "sPCS", "mPCS"], "categoryorder": "array", "domain": [0, 1], "range": [-0.7119, 4.712], "showline": true, "type": "category"}, "yaxis3": {"anchor": "x3", "autorange": true, "categoryarray": ["iIPS", "sIPS", "iPCS", "sPCS", "mPCS"], "categoryorder": "array", "domain": [0, 1], "range": [-0.7119, 4.712], "showline": true, "type": "category"}, "yaxis4": {"anchor": "x4", "autorange": true, "categoryarray": ["iIPS", "sIPS", "iPCS", "sPCS", "mPCS"], "categoryorder": "array", "domain": [0, 1], "range": [-0.7119, 4.712], "showline": true, "type": "category"}, "yaxis5": {"anchor": "x5", "autorange": true, "categoryarray": ["iIPS", "sIPS", "iPCS", "sPCS", "mPCS"], "categoryorder": "array", "domain": [0, 1], "range": [-0.6989, 4.5], "showline": true, "type": "category"}}}
